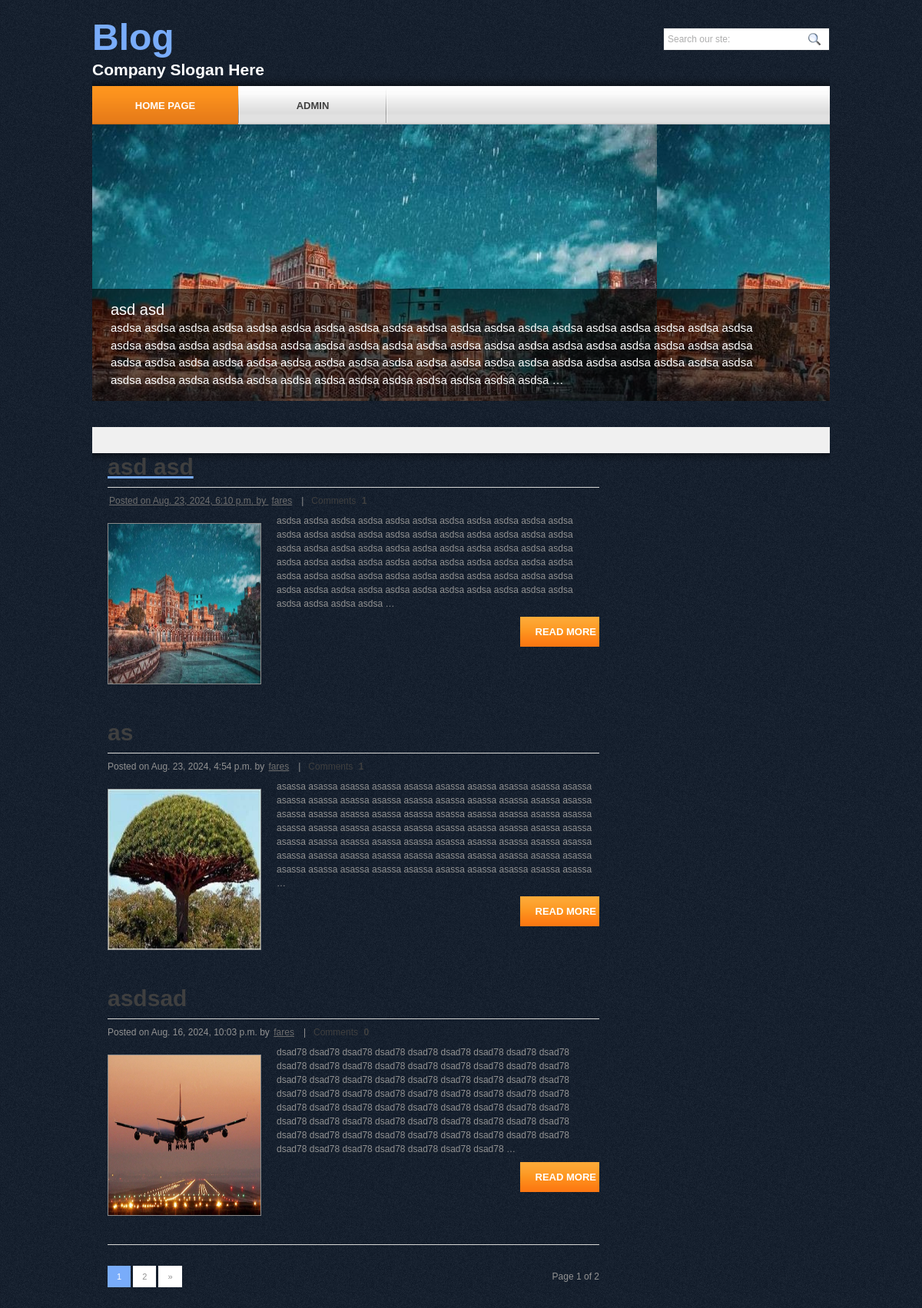
The page / on the database its author committed.
### blog/models.py (models this page shows, shortened)
class Post(models.Model):
    class Status(models.TextChoices):
        DRAFT = 'DF', 'Draft'
        PUBLISHED = 'PB', 'Published'
    title = models.CharField(max_length=250)
    slug = models.SlugField(max_length=250,unique_for_date='publish')
    author = models.ForeignKey(User,
    on_delete=models.CASCADE,
    related_name='blog_posts')
    body = models.TextField()
    publish = models.DateTimeField(default=timezone.now)
    created = models.DateTimeField(auto_now_add=True)
    updated = models.DateTimeField(auto_now=True)
    status = models.CharField(max_length=2,
                              choices=Status.choices,
                              default=Status.DRAFT)
    photo = models.ImageField(upload_to='post_images/%Y/%m/%d',blank=True)
    objects = models.Manager() # The default manager.
    published = PublishedManager() # Our custom manager.
    class Meta:
        ordering = ['-publish']
        indexes = [
                    models.Index(fields=['-publish']),]
    def get_absolute_url(self):
        return reverse('blog:post_detail',args=[self.publish.year,
                                            self.publish.month,
                                            self.publish.day,
                                            self.slug])

### blog/views.py (the view)
# urls.py: path('', views.PostListView.as_view(), name='post_list'),
class PostListView(ListView):
    queryset = Post.published.all()
    context_object_name = 'posts'
    paginate_by = 3
    template_name = 'blog/post/list.html'

### blog/templates/blog/post/list.html (shortened to what this page needs)
{% extends "blog/base.html" %}
{% block content %}
{% for post in posts %}
        <div class="article">
            <h2>{{ post.title }}</h2>
            <p class="infopost">Posted <span class="date">on {{ post.publish }}</span> by <a>{{ post.author }}</a> &nbsp;&nbsp;|&nbsp;&nbsp; <a href="{{ post.get_absolute_url }}" class="com">Comments <span>{{ post.comments.count }}</span></a></p>
            <div class="img"><img src="{{ post.photo.url}}" width="198" height="208" alt="" class="fl" /></div>
                <div class="post_content">
                    {{ post.body|truncatewords:70 }}
            <p class="spec"><a href="{{ post.get_absolute_url }}" class="rm">Read more</a></p>
          </div>
        </div>
{% endfor %}
{% endblock %}
{% block pagination %}
{% include "pagination.html" with page=page_obj %}
{% endblock %}

### blog/templates/blog/base.html (shortened to what this page needs)
{% load static %}
<!DOCTYPE html>
<html>
<head>
<link rel="stylesheet" type="text/css" href="{% static "css/style.css" %}" />
<link rel="stylesheet" type="text/css" href="{% static "css/coin-slider.css" %}" />
</head>
<body>
<div class="main">
  <div class="header">
    <div class="header_resize">
      <div class="searchform">
        <form id="formsearch" name="formsearch" method="post" action="#">
          <span>
            <input name="editbox_search" class="editbox_search" id="editbox_search" maxlength="80" value="Search our ste:" type="text" />
          </span>
          <input name="button_search" src="{% static "images/search.gif" %}" class="button_search" type="image" />
        </form>
      </div>
      <div class="logo">
        <h1><a><span>Blog</span> <small>Company Slogan Here</small></a></h1>
      </div>
      <div class="menu_nav">
        <ul>
          <li class="active"><a href="#"><span>Home Page</span></a></li>
          <li><a href="#"><span>Admin</span></a></li>
        </ul>
      </div>
      <div class="slider">
        <div id="coin-slider">
          {% block imgs %}
          {% for post in posts %}
          <a href="#"><img src="{{ post.photo.url }}" width="960" height="360" alt="" /><span><big>{{ post.title }}</big><br />
                 {{ post.body|truncatewords:70 }}</span>
          {% endfor %}
          {% endblock %}
        </div>
      </div>
    </div>
  </div>
  <div class="content">
    <div class="content_resize">
      <div class="mainbar">
        {% block content %}{% endblock %}
        {% block pagination %}{% endblock %}
      </div>
    </div>
  </div>
</div>
</body>
</html>

### blog/templates/pagination.html (shortened to what this page needs)
<div class="pagination">
    <span class="step-links">
        <p class="pages">
            <small>Page {{ page.number }} of {{ page.paginator.num_pages }}</small>
        <span>{{ page.number }}</span>
    {% if page.has_next %}
    <a href="?page={{ page.next_page_number }}">{{ page.next_page_number }}</a>
    <a href="?page={{ page.paginator.num_pages }}"> &raquo;</a>
    {% endif %}
        </p>
    </span>
    </div>

### blog/static/css/style.css (style rules this page uses)
body { margin:0; padding:0; width:100%; color:#929292; font:normal 12px/1.5em "Liberation sans", Arial, Helvetica, sans-serif; background:#141e2c url(../images/main_bg.gif) repeat left top; }
html, .main { padding:0; margin:0; }
h2 { margin:8px 0; padding:8px 0; font-size:25px; font-weight:bold; color:#353c46; }
p { margin:8px 0; padding:0 0 8px 0; }
a { color:#79acfa; text-decoration:underline; }
.header, .content, .menu_nav, .fbg, .footer, form, ol, ol li, ul, .content .mainbar, .content .sidebar { margin:0; padding:0; }
.header_resize { margin:0 auto; padding:0; width:960px; }
.logo { margin:0; padding:0; float:left; height:92px; }
h1 { margin:0; padding:20px 0; font-size:48px; font-weight:bold; line-height:1.2em; text-transform:none; text-align:left; }
h1 a, h1 a:hover { color:#fff; text-decoration:none; }
h1 span { color:#79acfa; }
h1 small { display:block; margin:0; font-size:21px; font-weight:bold; line-height:1.2em; letter-spacing:normal; text-transform:none; color:#fff; }
.slider { padding:0 0 34px; }
.menu_nav { margin:0 auto; padding:20px 0 0; height:50px; background:url(../images/menu.gif) repeat-x left top; }
.menu_nav ul { list-style:none; padding:0; height:50px; float:left; }
.menu_nav ul li { margin:0; padding:0 2px 0 0; float:left; background:url(../images/menu_split.gif) no-repeat right top; }
.menu_nav ul li a { display:block; margin:0; padding:17px 0 0; width:190px; height:33px; font-size:13px; line-height:17px; font-weight:bold; color:#3f3f3f; text-decoration:none; text-transform:uppercase; text-align:center; background:none; }
.menu_nav ul li.active a, .menu_nav ul li a:hover { text-decoration:none; color:#fff; background:url(../images/menu_a.gif) repeat-x left top; }
.content { padding:0; }
.content_resize { margin:0 auto; padding:18px 0 32px; width:960px; background:#f0f0f0 url(../images/content_bg.gif) repeat-x left bottom; }
.content .mainbar { margin:0; padding:0 0 0 20px; float:left; width:640px; }
.content .mainbar h2 { margin-bottom:0; padding-bottom:8px; font-size:30px; line-height:1.2em; color:#3f3f3f; border-bottom:1px solid #d8d8d6; }
.content .mainbar div.img { padding:12px 0 0; float:left; }
.content .mainbar img.fl { margin:0; padding:0; background:#fff; border:1px solid #8b8b8b; }
.content .mainbar .article { margin:0 0 32px; padding:0; background:repeat-x left bottom; }
.content .mainbar .post_content { float:right; width:420px; }
p.spec { padding:0 0 16px; }
p.infopost { margin-bottom:0; padding:0 0 8px; color:#929292; }
p.infopost a { padding:0 2px; color:#6e6e6e; text-decoration:underline; }
.content .mainbar a.com { margin:0; padding:0; font-weight:normal; text-decoration:none; color:#3f3f3f; }
.content .mainbar a.com span { padding-left:4px; font-weight:bold; color:#3f3f3f; }
.content .mainbar a.rm { float:right; margin:0 0 16px; padding:11px 4px 0 20px; height:28px; font-size:13px; line-height:18px; font-weight:bold; text-transform:uppercase; color:#fff; text-decoration:none; text-align:center; background:url(../images/readmore.gif) repeat-x left top; }
.content p.pages { margin:0; padding:32px 0; font-size:11px; color:#929292; text-align:left; border-top:1px solid #d8d8d6; }
.content p.pages span, .content p.pages a { padding:8px 12px; text-decoration:none; background:#fff; }
.content p.pages span, .content p.pages a:hover { color:#fff; background:#79acfa; }
.content p.pages a { color:#929292; }
.content p.pages small { font-size:12px; float:right; }
.searchform { margin:0; padding:0; float:right; }
#formsearch { margin:0; padding:36px 0 0; width:auto; height:30px; }
#formsearch span { display:block; margin:0; padding:0; float:left; background:url(../images/search_bg.gif) no-repeat left top; }
#formsearch input.editbox_search { margin:0; padding:8px 6px; float:left; width:174px; font-size:12px; line-height:14px; color:#aeaeae; background:none; outline:none; border:none; }
#formsearch input.button_search { margin:0; padding:0; border:none; float:left; }
a { outline:none; }

### blog/static/css/coin-slider.css (style rules this page uses)
.coin-slider a { text-decoration:none; outline:none; border:none; }
.cs-title big { font-size:20px; }

### rows shown on the page
Post: title "asd asd", body "asdsa asdsa asdsa asdsa asdsa asdsa asdsa asdsa asdsa asdsa asdsa asdsa asdsa asdsa asdsa asdsa asdsa asdsa asdsa asdsa asdsa asdsa asdsa asdsa asdsa asdsa asdsa asdsa asdsa asdsa asdsa asdsa asdsa asdsa asdsa asdsa asdsa asdsa asdsa asdsa asdsa asdsa asdsa asdsa asdsa asdsa asdsa asdsa asdsa asdsa asdsa asdsa asdsa asdsa asdsa asdsa asdsa asdsa asdsa asdsa asdsa asdsa asdsa asdsa asdsa asdsa asdsa asdsa asdsa asdsa …", publish "Aug. 23, 2024, 6:10 p.m.", author "fares", comments.count "1", photo (picture)
Post: title "as", publish "Aug. 23, 2024, 4:54 p.m.", author "fares", comments.count "1", photo (picture), body "asassa asassa asassa asassa asassa asassa asassa asassa asassa asassa asassa asassa asassa asassa asassa asassa asassa asassa asassa asassa asassa asassa asassa asassa asassa asassa asassa asassa asassa asassa asassa asassa asassa asassa asassa asassa asassa asassa asassa asassa asassa asassa asassa asassa asassa asassa asassa asassa asassa asassa asassa asassa asassa asassa asassa asassa asassa asassa asassa asassa asassa asassa asassa asassa asassa asassa asassa asassa asassa asassa …"
Post: title "asdsad", publish "Aug. 16, 2024, 10:03 p.m.", author "fares", comments.count "0", photo (picture), body "dsad78 dsad78 dsad78 dsad78 dsad78 dsad78 dsad78 dsad78 dsad78 dsad78 dsad78 dsad78 dsad78 dsad78 dsad78 dsad78 dsad78 dsad78 dsad78 dsad78 dsad78 dsad78 dsad78 dsad78 dsad78 dsad78 dsad78 dsad78 dsad78 dsad78 dsad78 dsad78 dsad78 dsad78 dsad78 dsad78 dsad78 dsad78 dsad78 dsad78 dsad78 dsad78 dsad78 dsad78 dsad78 dsad78 dsad78 dsad78 dsad78 dsad78 dsad78 dsad78 dsad78 dsad78 dsad78 dsad78 dsad78 dsad78 dsad78 dsad78 dsad78 dsad78 dsad78 dsad78 dsad78 dsad78 dsad78 dsad78 dsad78 dsad78 …"

### other values the page prints
{{ page.number }} "1"
{{ page.paginator.num_pages }} "2"
{{ page.next_page_number }} "2"
